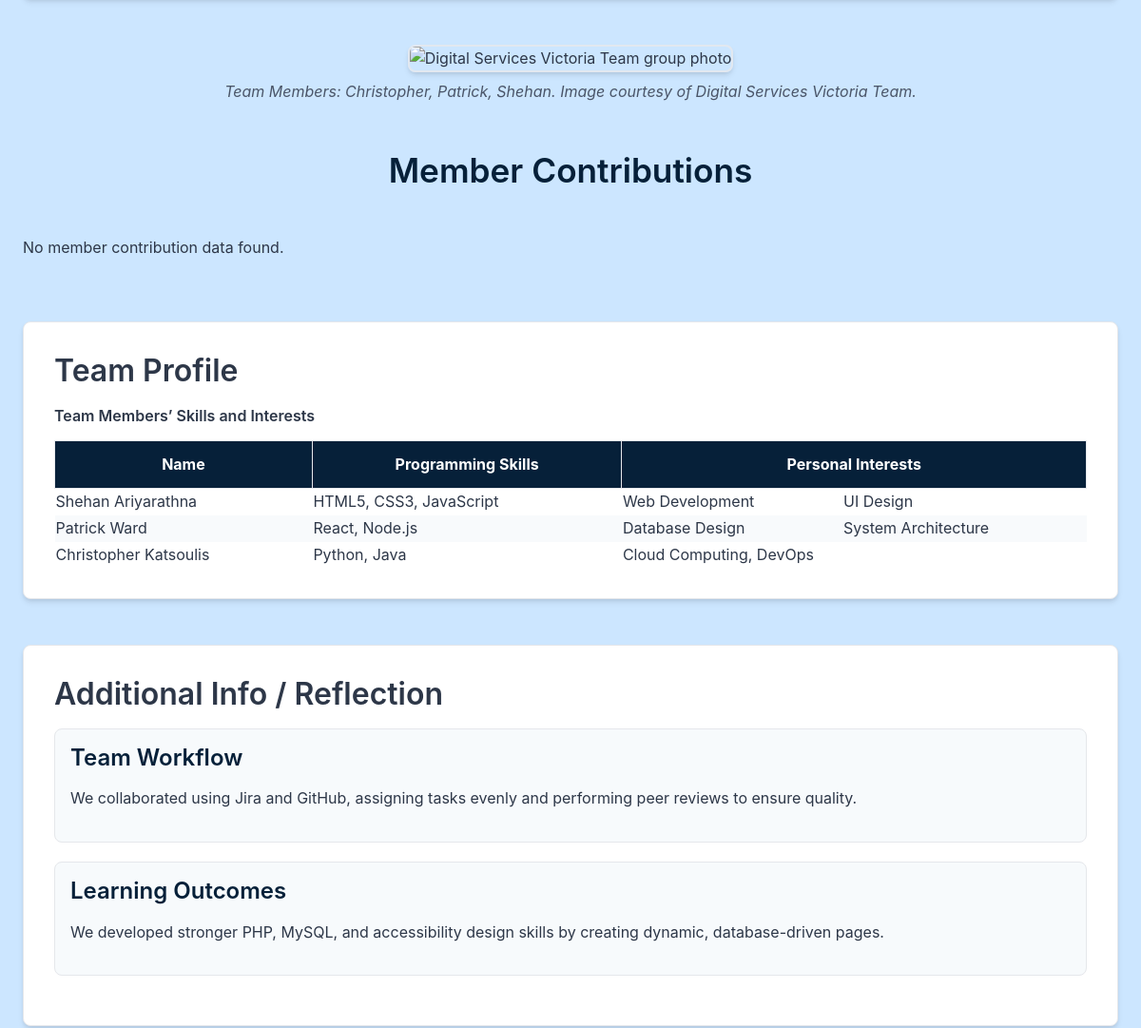
The page /about.php (middle part) on the database as committed earlier.
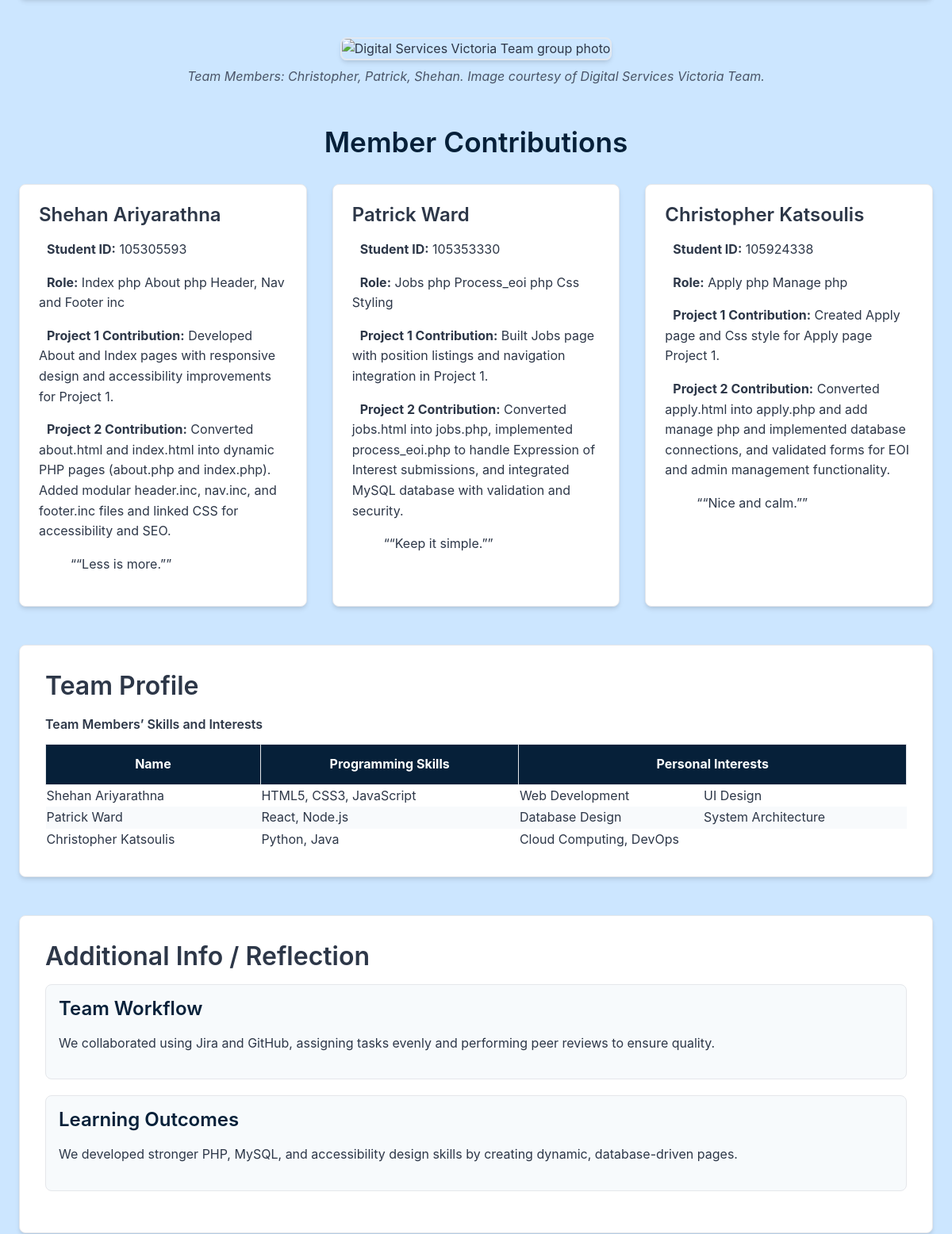
The same page on the database as committed later.
### tables this page shows
CREATE TABLE `about` (
  `id` int(11) NOT NULL,
  `name` varchar(100) NOT NULL,
  `student_id` varchar(20) NOT NULL,
  `role` varchar(100) NOT NULL,
  `project1_contribution` text NOT NULL,
  `project2_contribution` text NOT NULL,
  `quote` text NOT NULL,
  `language` varchar(50) NOT NULL
);

### about.php (the view, shortened to what this page needs)
<?php include 'includes/header.inc'; ?>
<body class="about">
<?php
require_once "settings.php";
?>
<main id="main">
  <section class="about-section">
    <div class="about-content">
      <figure class="group-photo">
        <img src="images/group-photo.jpg" alt="Digital Services Victoria Team group photo" width="600" height="600">
        <figcaption>
          Team Members: Christopher, Patrick, Shehan.
          Image courtesy of Digital Services Victoria Team.
        </figcaption>
      </figure>
      <section class="member-contributions" aria-labelledby="member-contrib-heading">
        <h2 id="member-contrib-heading">Member Contributions</h2>
        <div class="contributions-grid">
          <?php
          $query = "SELECT * FROM about";
          $result = mysqli_query($conn, $query);
          if ($result && mysqli_num_rows($result) > 0) {
            while ($row = mysqli_fetch_assoc($result)) {
              echo "<div class='contribution-card'>
                      <h3>{$row['name']}</h3>
                      <p><strong>Student ID:</strong> {$row['student_id']}</p>
                      <p><strong>Role:</strong> {$row['role']}</p>
                      <p><strong>Project 1 Contribution:</strong> {$row['project1_contribution']}</p>
                      <p><strong>Project 2 Contribution:</strong> {$row['project2_contribution']}</p>
                      <blockquote><q lang='{$row['language']}'>{$row['quote']}</q></blockquote>
                    </div>";
            }
          } else {
            echo "<p>No member contribution data found.</p>";
          }
          ?>
        </div>
      </section>
      <section class="team-profile" aria-labelledby="team-profile-heading">
        <h2 id="team-profile-heading">Team Profile</h2>
        <table class="team-table">
          <caption>Team Members’ Skills and Interests</caption>
          <thead>
            <tr>
              <th scope="col">Name</th>
              <th scope="col">Programming Skills</th>
              <th scope="col" colspan="2">Personal Interests</th>
            </tr>
          </thead>
          <tbody>
            <tr>
              <td>Shehan Ariyarathna</td>
              <td>HTML5, CSS3, JavaScript</td>
              <td>Web Development</td>
              <td>UI Design</td>
            </tr>
            <tr>
              <td>Patrick Ward</td>
              <td>React, Node.js</td>
              <td>Database Design</td>
              <td>System Architecture</td>
            </tr>
            <tr>
              <td>Christopher Katsoulis</td>
              <td>Python, Java</td>
              <td colspan="2">Cloud Computing, DevOps</td>
            </tr>
          </tbody>
        </table>
      </section>
      <section class="additional-info">
        <h2>Additional Info / Reflection</h2>
        <div class="info-section">
          <h3>Team Workflow</h3>
          <p>We collaborated using Jira and GitHub, assigning tasks evenly and performing peer reviews to ensure quality.</p>
        </div>
        <div class="info-section">
          <h3>Learning Outcomes</h3>
          <p>We developed stronger PHP, MySQL, and accessibility design skills by creating dynamic, database-driven pages.</p>
        </div>
      </section>
    </div>
  </section>
</main>
<?php include 'includes/footer.inc'; ?>

Rows that differ between the two databases and show on the page:
added about: name "Shehan Ariyarathna", student "105305593", role "Index php About php Header, Nav and Footer inc", project1_contribution "Developed About and Index pages with responsive design and accessibility improvements for Project 1.", project2_contribution "Converted about.html and index.html into dynamic PHP pages (about.php and index.php). Added modular header.inc, nav.inc, and footer.inc files and linked CSS for accessibility and SEO.", quote "“Less is more.”"
added about: name "Patrick Ward", student "105353330", role "Jobs php Process_eoi php Css Styling", project1_contribution "Built Jobs page with position listings and navigation integration in Project 1.", project2_contribution "Converted jobs.html into jobs.php, implemented process_eoi.php to handle Expression of Interest submissions, and integrated MySQL database with validation and security.", quote "“Keep it simple.”"
added about: name "Christopher Katsoulis", student "105924338", role "Apply php Manage php", project1_contribution "Created Apply page and Css style for Apply page Project 1.", project2_contribution "Converted apply.html into apply.php and add manage php and implemented database connections, and validated forms for EOI and admin management functionality.", quote "“Nice and calm.”"
Other text that changed with them:
text no longer shown: "No member contribution data found."
